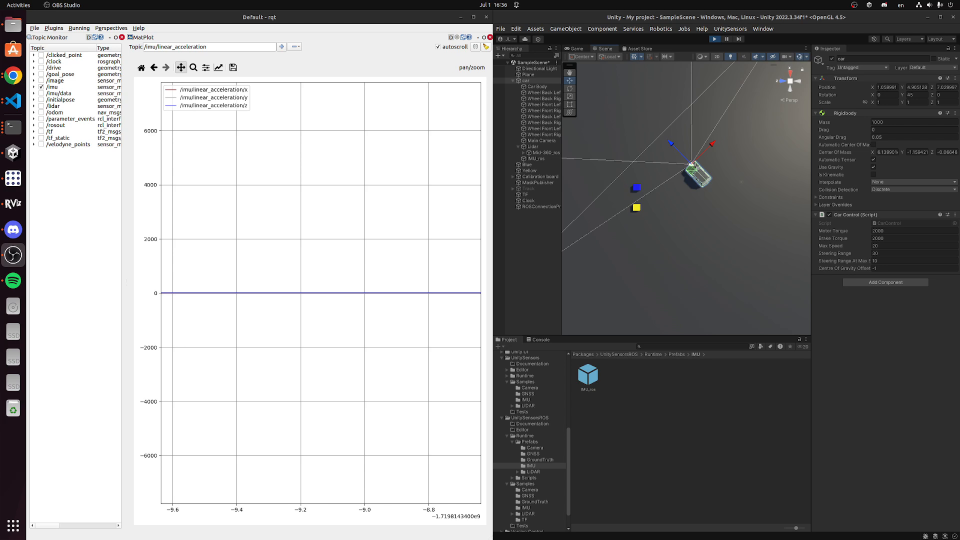
#> input picture frame 11 of src/pi/2024-07-01 16-36-50.mp4, 1920 x 1080 px (shown at 1/2 size)
$ python main.py
#> lines starting #> are read from the running program, lines starting #| are printed output that depends on the picture; after the words box and inside, x2 and y2 are one past the last pixel; in counts of white or black regions, pixels touching at a corner belong together
### src/pi/Processor.py
import cv2
import math
import numpy as np

class Processor():
    def __init__(self, blue_lower, blue_upper, yellow_lower, yellow_upper, M):
        self.blue_lower = blue_lower
        self.blue_upper = blue_upper
        self.yellow_lower = yellow_lower
        self.yellow_upper = yellow_upper
        self.scan_degrees = 180
        self.angle_increment = math.pi / self.scan_degrees
        self.range_min = 1.0
        self.range_max = 50.0
        self.camera_height = 3.4
        self.M = M
        # load calibration file from BirdsEyeMatrix_college_cpt.npz


    def filter_image(self, image, lower_bound, upper_bound):
        # Convert image to HSV color space
        hsv_image = cv2.cvtColor(image, cv2.COLOR_BGR2HSV)

        # Define lower and upper bounds for the HSV filter
        lower_bound = lower_bound
        upper_bound = upper_bound

        # Apply the HSV filter
        mask = cv2.inRange(hsv_image, lower_bound, upper_bound)
        return mask

    def maskToPoints(self, mask):
        points = []

        middle = int(mask.shape[1] / 2)
        # add the middle point
        points.append((middle, mask.shape[0]-1))

        angle = 0

        increament = 180/self.scan_degrees

        j = 0

        while j < 180:
            j += increament

            # concentrate more scans in the middle of the image sinusoidally keeping the angle between 0 and 180
            add = ((math.cos(math.radians(2*j)) + 1) * increament)

            tx = math.cos(math.radians(angle))
            ty = math.sin(math.radians(angle))

            angle += add
            for distance in range(0, mask.shape[1]):
                y = mask.shape[0] - int(ty*distance) -1
                x = middle + int(distance * tx)

                if x < 0 or x >= mask.shape[1] or y < 0 or y >= mask.shape[0]:
                    # if no point is found, set it to max range
                    x = middle
                    y = mask.shape[0] - 1
                    points.append((x, y))
                    break

                if mask[y, x] == 255:
                    points.append((x, y))
                    break

        return np.array(points, dtype=np.float32)

    def warp(self, data):
        return cv2.perspectiveTransform(np.array([data], dtype=np.float32), self.M)[0]

    def pointsToRanges(self, points):
        ranges = []

        laser_angle = 0

        midpoint = points[0]
        points = points[1:]

        # determine the scale of the distance to be in meters from the calibration file
        corners = np.array([[0, 0], [0, 640], [480, 640], [480, 0]], dtype=np.float32)
        corners = self.warp(corners)
        # print(corners)
        dist1 = corners[2][1] - corners[1][1]

        # calculate the width that the camera would see when it is 2m off the ground and with a 90 degree fov
        ground_width = 2 * math.tan(math.pi / 4) * self.camera_height

        # print(ground_width)
        scale = 480/dist1
        # print("scale1 ", scale)
        scale = ground_width * scale
        # print("scale2 ", scale)

        counter = 0

        while(laser_angle < math.pi and counter < len(points)):
            x = points[counter][1]
            y = points[counter][0]

            # calculate the distance from the midpoint
            distance = math.sqrt((x - midpoint[1])**2 + (y - midpoint[0])**2)

            # scale distance
            distance = distance / scale

            # calculate the angle
            image_angle = math.atan2(y - midpoint[0], x - midpoint[1])

            counter += 1

            if laser_angle < image_angle:
                laser_angle -= self.angle_increment
                ranges.append(distance)
                continue

            if distance < self.range_min or distance > self.range_max:
                ranges.append(self.range_max)
                laser_angle += self.angle_increment
                continue

            if image_angle > laser_angle:
                laser_angle += self.angle_increment
                ranges.append(self.range_max)
                continue

            ranges.append(distance)
        return ranges

### src/pi/main.py
from Processor import Processor
import cv2
import numpy as np
import serial
import os


class Main:
    def __init__(self):

        # hsv filters
        self.blue_lower = (100, 100, 100)
        self.blue_upper = (140, 255, 255)
        self.yellow_lower = (20, 100, 100)
        self.yellow_upper = (30, 255, 255)
        # print current working directory
        self.M = np.load('calibration/BirdsEyeMatrix_college_cpt.npz')['M']
#> (reads src/pi/BirdsEyeMatrix_college_cpt.npz from the repository)

        self.proc = Processor(self.blue_lower, self.blue_upper, self.yellow_lower, self.yellow_upper, self.M)
        # create serial object
        self.serial = serial.Serial('/dev/serial/by-path/pci-0000:02:00.0-usb-0:6:2.0', 115200, timeout=1)

        # if master file exists, set true
        self.controller = os.path.exists('/home/jared/ros2_ws/src/pi/CONTROLLER')

    def run(self):
        # get image from video
        cap = cv2.VideoCapture("/home/jared/ros2_ws/src/pi/2024-07-01 16-36-50.mp4")
        print(1)
        self.serial.write(b'hello\n')
        print(2)
        self.serial.close()

        while True:
            ret, frame = cap.read()
#> frame is the input picture: shape (1080, 1920, 3); mean B, G, R 143.5, 143.3, 143.4
            if not ret:
                break

            print(self.controller)

            # resize to 640x480
            frame = cv2.resize(frame, (640, 480))
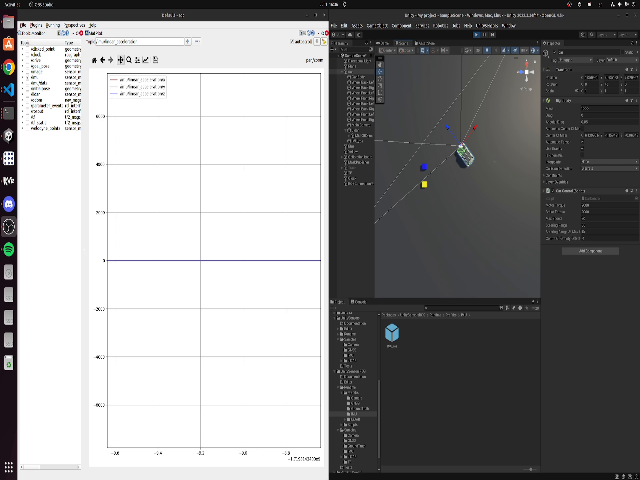
#> frame: shape (480, 640, 3); mean B, G, R 143.7, 143.5, 143.6

            # filter image
            mask = self.proc.filter_image(frame, self.blue_lower, self.blue_upper)
#> in filter_image, `hsv_image = cv2.cvtColor(image, cv2.COLOR_BGR2HSV)`: hsv_image: shape (480, 640, 3); mean H, S, V 14.8, 5.3, 144.3
#> in filter_image, `mask = cv2.inRange(hsv_image, lower_bound, upper_bound)`:
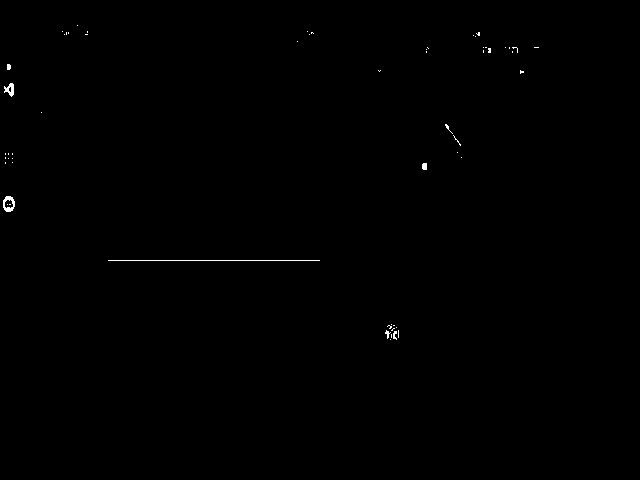
#> mask: shape (480, 640); 0.22% white in thin lines or dots, all inside (x1, y1, x2, y2) = (3, 25, 539, 340)


            # get points from mask
            points = self.proc.maskToPoints(mask)
#> points = 181 pairs, first value 14 to 486, second value 47 to 479

            # apply perspective transform to the points
            points = self.proc.warp(points)
#> points = 181 pairs, first value -11245 to 7508.4, second value -5928.9 to 2899.8

            # [8 lines of commented-out code are left out]

            ranges = self.proc.pointsToRanges(points)
#> in pointsToRanges, `midpoint = points[0]`: midpoint = [24.43, 241.6]
#> in pointsToRanges, `points = points[1:]`: points = 180 pairs, first value -11245 to 7508.4, second value -5928.9 to 2899.8
#> the loop in pointsToRanges, `while(laser_angle < math.pi and counter < len(points)):` made 180 passes
#> (x, y, distance, image_angle, laser_angle) on passes 1 to 12: (241.6, 24.43, 0, 0, 0.0175), (241.6, 24.43, 0, 0, 0.0349), (241.6, 24.43, 0, 0, 0.0524), (241.6, 24.43, 0, 0, 0.0698), (241.6, 24.43, 0, 0, 0.0873), (241.6, 24.43, 0, 0, 0.105), (241.6, 24.43, 0, 0, 0.122), (241.6, 24.43, 0, 0, 0.14), (241.6, 24.43, 0, 0, 0.157), (241.6, 24.43, 0, 0, 0.175), (241.6, 24.43, 0, 0, 0.192), (241.6, 24.43, 0, 0, 0.209)

            # convert ranges to ints
            # ranges_int = [int(x) for x in ranges]  # Convert floats to integers
            # ranges_str = ','.join(map(str, ranges_int))  # Convert list of integers to a comma-separated string
            # ranges_bytes = ranges_str.encode()  # Encode the string to bytes
            # self.serial.write(b'hello\n')  # Write the bytes to the serial port


if __name__ == "__main__":
    main = Main()
    main.run()
